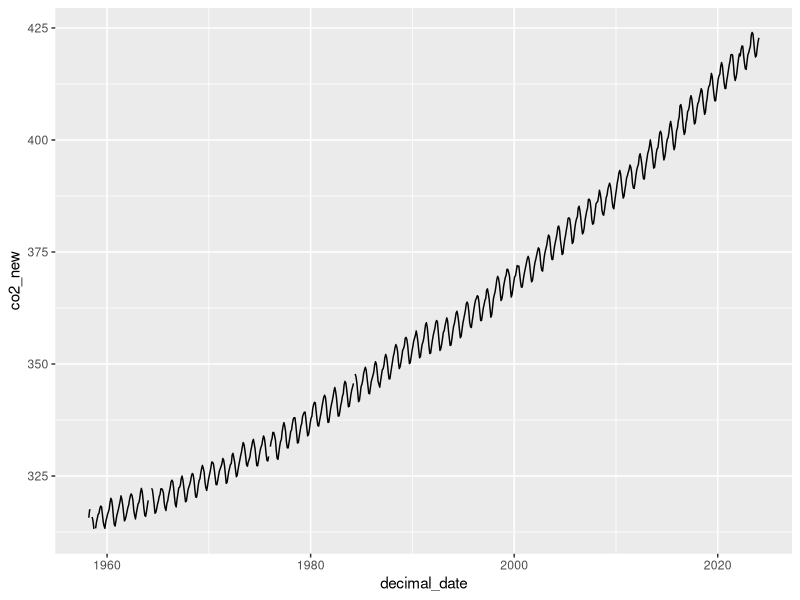
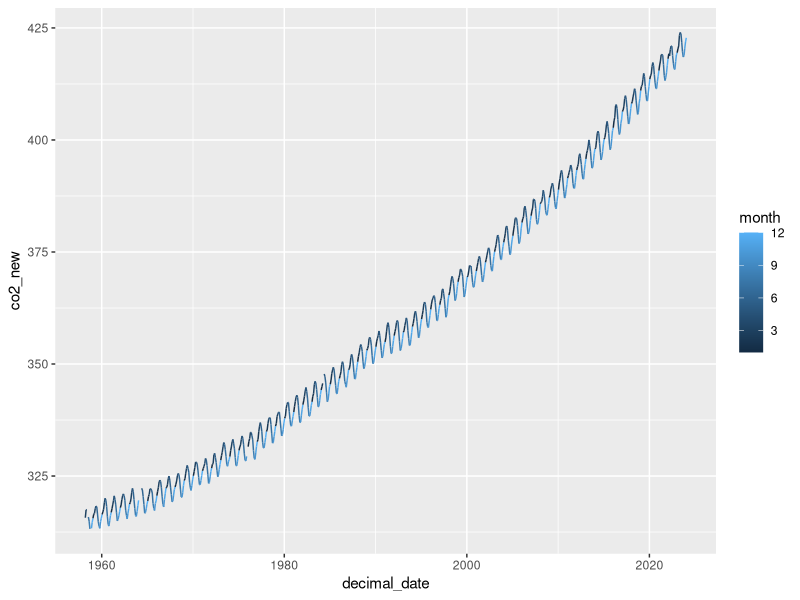
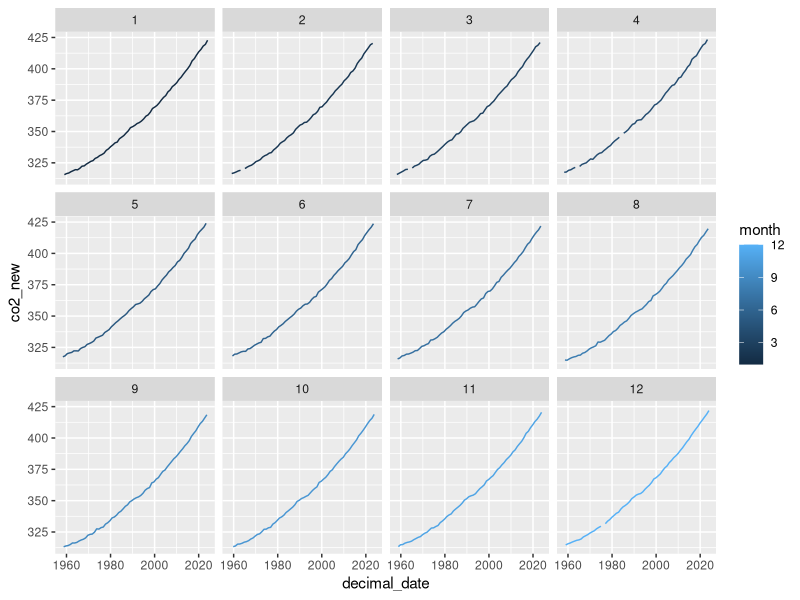
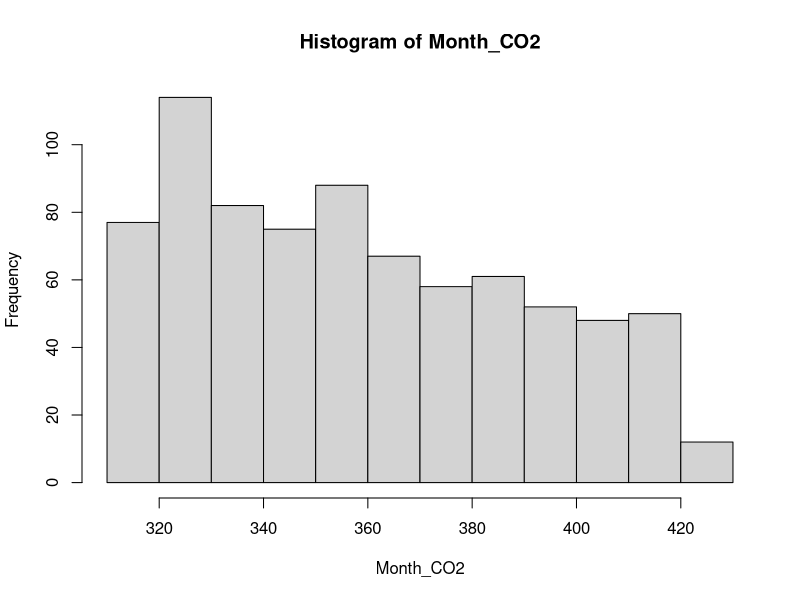
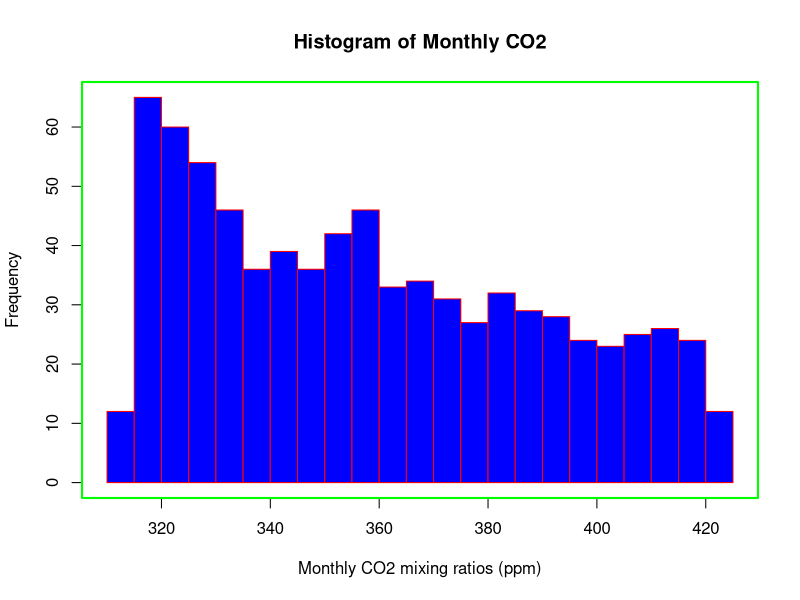
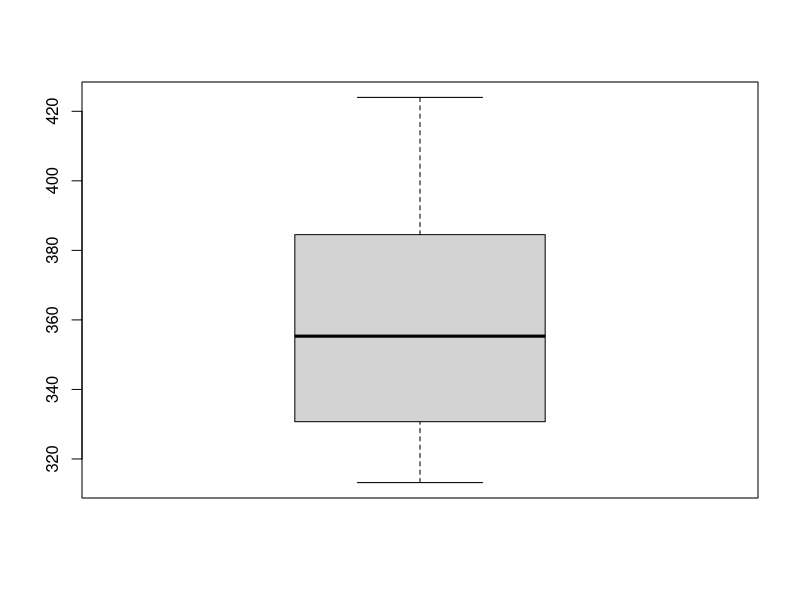
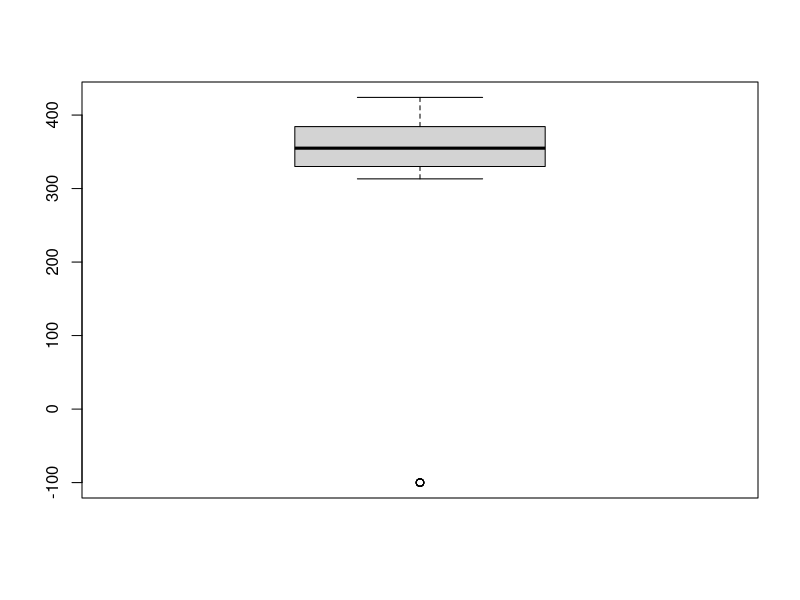
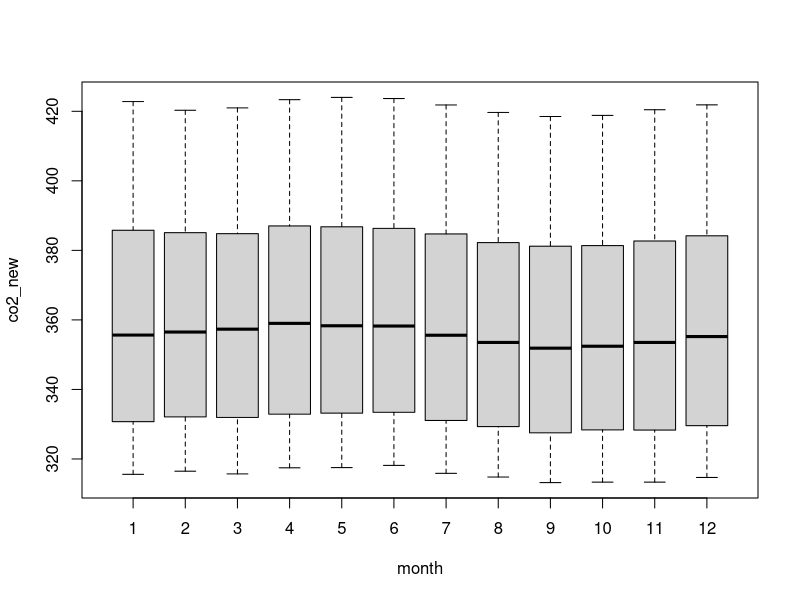

The R source for these figures, in order:
## ---- chunk 1
library(tidyr)
library(dplyr)
library(ggplot2)
## ---- chunk 2
Keeling_Data <- read.csv(file = "co2_mm_mlo.csv", header = T)
## ---- chunk 3
colnames(Keeling_Data)
## ---- chunk 4
head(Keeling_Data)
## ---- chunk 5
tail(Keeling_Data)
## ---- chunk 6
Keeling_Data$co2
## ---- chunk 7
# Min
min(Keeling_Data$co2)
# Max
max(Keeling_Data$co2)
# Range
range(Keeling_Data$co2)
# Mean
mean(Keeling_Data$co2)
# Median
median(Keeling_Data$co2)
# Show quantiles
summary(Keeling_Data$co2)
## ---- chunk 8
Keeling_Data$co2[1:10]
Keeling_Data$year[200:210]
Keeling_Data$co2[0]
## ---- chunk 9
Keeling_Data <- read.csv(file = "co2_mm_mlo.csv", header = T)
head(Keeling_Data)
## ---- chunk 10
Keeling_Data_tbl <- as_tibble(Keeling_Data)
Keeling_Data_tbl
## ---- chunk 11
dplyr::select(Keeling_Data_tbl,year,co2,quality)
dplyr::select(Keeling_Data_tbl,co2)
## ---- chunk 12
Keeling_Data_tbl %>% 
  dplyr::select(year,co2,quality)
## ---- chunk 13
Keeling_Data_tbl %>% 
  filter(year == 2000)
## ---- chunk 14
Keeling_Data_tbl %>% 
  dplyr::select(year,co2,quality) %>% 
  filter(quality == 1)
## ---- chunk 15
Keeling_Data_tbl %>% 
  dplyr::select(year,month,co2,quality) %>% 
  filter(quality == 1) %>% 
  group_by(month)
## ---- chunk 16
Keeling_Data_tbl %>% 
  dplyr::select(year,month,co2,quality) %>% 
  filter(quality == 1) %>% 
  group_by(month) %>% 
  summarize(monthly_mean = mean(co2))
## ---- chunk 17
Keeling_Data_tbl %>% 
  dplyr::select(year,month,co2,quality) %>% 
  filter(quality == 1) %>% 
  group_by(month) %>% 
  summarize(monthly_mean = mean(co2)) %>% 
  arrange(monthly_mean)
## ---- chunk 18
Keeling_Data_tbl %>% 
  dplyr::select(year,month,co2,quality) %>% 
  filter(quality == 1) %>% 
  group_by(month) %>% 
  summarize(monthly_mean = mean(co2)) %>% 
  arrange(desc(monthly_mean))
## ---- chunk 19
Keeling_Data_tbl %>% 
  dplyr::select(year,month,co2,quality) %>% 
  filter(quality == 1) %>% 
  group_by(month) %>% 
  summarize(monthly_mean = mean(co2), monthly_sd = sd(co2),
            monthly_min = min(co2), monthly_max = max(co2),
            monthly_se = sd(co2)/sqrt(n()))
## ---- chunk 20
Keeling_Data_tbl %>% 
  mutate(co2_ppb = co2 * 1e3)
## ---- chunk 21
Keeling_Data_tbl %>% 
  mutate(co2_ppb = co2 * 1e3, co2_new = ifelse(quality==1, co2, NA))
## ---- chunk 22
Keeling_Data_tbl %>% 
  mutate(co2_new = ifelse(quality==1, co2, NA)) %>% 
  # Make the plot
  ggplot(aes(x=decimal_date, y=co2_new)) + 
  geom_line()
## ---- chunk 23
Keeling_Data_tbl %>% 
  mutate(co2_new = ifelse(quality==1, co2, NA)) %>% 
  # Make the plot
  ggplot(aes(x=decimal_date, y=co2_new, color=month)) + 
  geom_line()
## ---- chunk 24
Keeling_Data_tbl %>% 
  mutate(co2_new = ifelse(quality==1, co2, NA)) %>% 
  # Make the plot
  ggplot(aes(x=decimal_date, y=co2_new, color=month)) + 
  geom_line() +
  facet_wrap(~ month)
## ---- chunk 25
# Add a new column to the original tibble
Keeling_Data_tbl <- Keeling_Data_tbl %>% 
    mutate(co2_new = ifelse(quality==1, co2, NA))

# Notice we use pull() to get a vector from a tibble
Month_CO2 <- Keeling_Data_tbl %>% 
  pull(co2_new)

# plot hist
hist(Month_CO2)
## ---- chunk 26
hist(Month_CO2,
     xlab = "Monthly CO2 mixing ratios (ppm)",
     main = "Histogram of Monthly CO2",
     breaks = 20,
     col = "blue",
     border = "red")
box(lwd=2,col="green")
## ---- chunk 27
boxplot(Month_CO2)
## ---- chunk 28
boxplot(Keeling_Data$co2)
## ---- chunk 29
boxplot(co2_new ~ month, data=Keeling_Data_tbl)
## ---- chunk 30
boxplot(co2_new ~ month, data=Keeling_Data_tbl,
xlab = "Month",
ylab = "CO2 (ppm)",
main = "Monthly CO2",
cex = 2,
col = "orange",
border = "darkgreen")
## ---- chunk 31
plot(co2_new ~ year, data=Keeling_Data_tbl)
## ---- chunk 32
plot(co2_new ~ year, data=Keeling_Data_tbl,
xlab = "Year",
ylab = "CO2 (ppm)",
main = "CO2 vs Year",
pch = "+",
cex = 2,
col = "navy")
